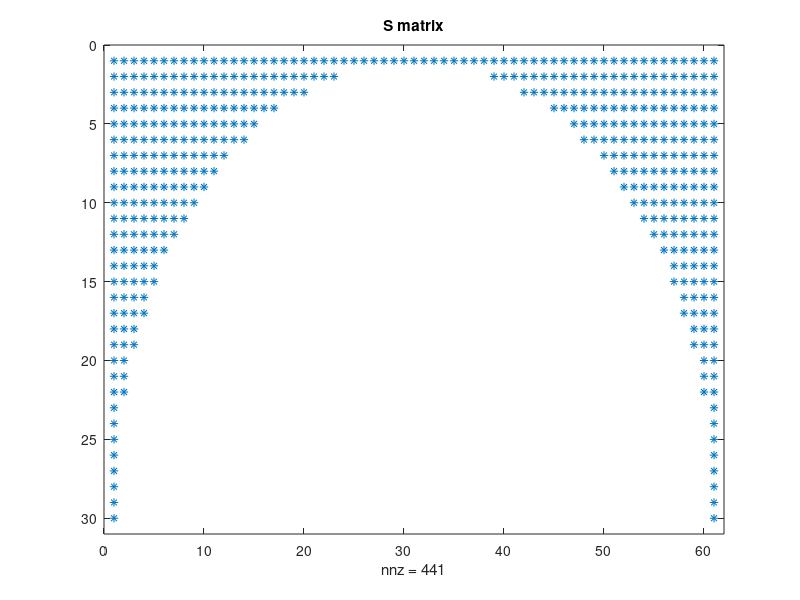
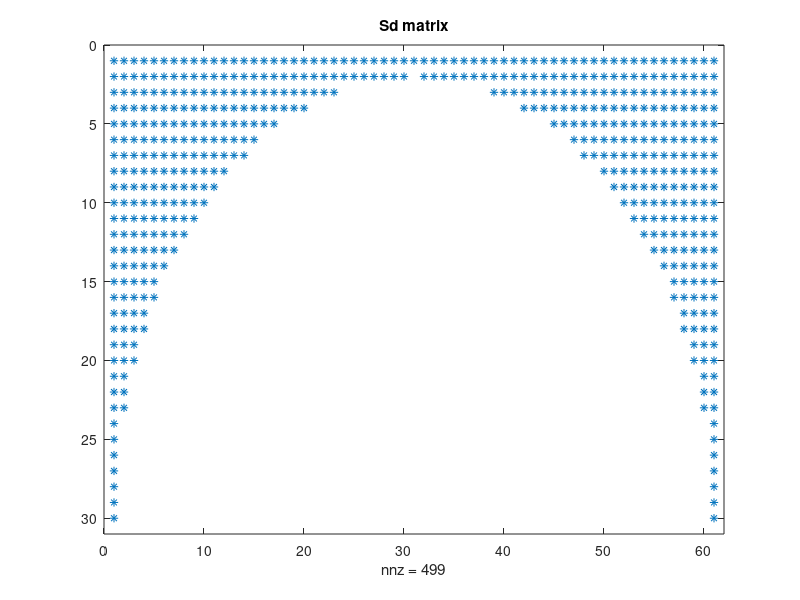
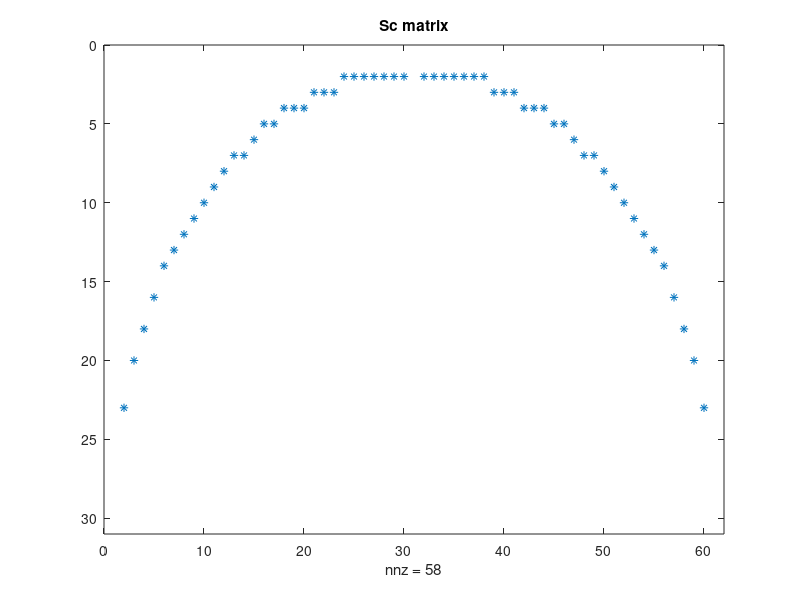

MATLAB code to generate these figures, in order: (Note: this script raises an error after producing the figures.)
%% Programme to solve for Stokes velocity profile in riblets
% Solve A*u = P
% S = riblets grid points
% P = pressure gradient
% A = Laplacian coefficients
% Sc = Sd - S = riblets surface grid points

clear
close all
tic

%% Input data
% Sides of the domain
ly = 0.5; 
lz = 1;

% Define grid sizes
ny = 30; % number of points y (wall-normal) domain is enclosed
nz_periodic = 60; % number of points in z as in a periodic domain
nz = nz_periodic+1; % number of points in z (spanwise)
dy = ly/(ny-1); % length of sub-intervals in y-axis
dz = lz/(nz-1); % length of sub-intervals in z-axis
z = linspace(0,lz,nz);
y = linspace(0,ly,ny);

dpdx = -1; % Pressure gradient
Sx = 0; % Shear at the top, could set to 1 (if normalised, always 1)

geometry = 2;
% 0 = parabola, 1 = triangle, 2 = semi-circle
% 3 = trapezium, 4 = blades, 5 = ellipse

savefile = 0;

%% Build S matrix - Grid Points of riblets
% S = 1 for points within and on boundary and = 0 elsewhere 
S = zeros(ny,nz);
if geometry == 0 % parabola
    parabola = (2*(z-lz/2)).^2;
    shape = 'parabola';
    for k = 1:nz
        for j = 1:ny
            if y(j)<=parabola(k)
                S(j,k) = 1;
            else
                S(j,k) = 0;
            end
        end
    end
end

if geometry == 1 % triangle
    shape = 'triangle';
    z = linspace(0,1,nz);
    triangle = (z-lz/2);%+1+0.5*z)+0.5*lz;
    triangle2 = -z+lz/2;
    % triangle = (2*z-lz/2);%+1+0.5*z)+0.5*lz;
    % triangle2 = -2*z+lz/2;
    for k = 1:nz
        for j = 1:ny
            if y(j)<=triangle(k) || y(j)<=triangle2(k)
                S(j,k) = 1;
            else
                S(j,k) = 0;
            end
        end
    end
end

if geometry == 2 % semi-circle
    circle = (-sqrt((lz/2)^2-(z-lz/2).^2))+ly;
    shape = 'circle';
    for k = 1:nz
        for j = 1:ny
            if y(j)<=circle(k)
                S(j,k) = 1;
            else
                S(j,k) = 0;
            end
        end
    end
end
figure
spy(S)
title('S matrix')

if geometry == 3 % trapezium
    shape='trapezium';
    z= linspace(0,1,nz);
    trapezium = (1.333*z-1.6667*lz/2);%+1+0.5*z)+0.5*lz;
    trapezium2 = (-1.333*z+lz/2);
    for k=1:nz
        for j=1:ny
            if y(j)<=trapezium(k) || y(j)<=trapezium2(k)
                S(j, k) = 1;
            else
                S(j, k) = 0;
            end
        end
    end
    S(1,:) = ones(1,nz);
end

%% Build Sd matrix
% Sd = 1 for points within and on boundary and = 0 elsewhere 
% riblets now bigger by d = max(dy,dz)
Sd = zeros(ny,nz);
if geometry == 0 % parabola
    z = linspace(0,1,nz);
    parabola_d = (2*(z-lz/2)).^2+dz;
    for k = 1:nz
        for j = 1:ny
            if y(j)<parabola_d(k)
                Sd(j,k) = 1;
            else
                Sd(j,k) = 0;
            end
        end
    end
end

if geometry == 1 % triangle
    z= linspace(0,1,nz);
    triangle = (z-lz/2)+dy;%+1+0.5*z)+0.5*lz;
    triangle2 = -z+lz/2+dy;
    for k = 1:nz
        for j = 1:ny
            if y(j)<triangle(k) || y(j)<triangle2(k)
                Sd(j,k) = 1;
            else
                Sd(j,k) = 0;
            end
        end
    end
end

if geometry == 2 % semi-circle
    z = linspace(0,1,nz);
    circle = (-sqrt((lz/2)^2-(z-lz/2).^2))+ly+dy;
    for k = 1:nz
        for j = 1:ny
            if y(j)<circle(k)
                Sd(j,k) = 1;
            else
                Sd(j,k) = 0;
            end
        end
    end
end

if geometry == 3 % trapezium
    z= linspace(0,1,nz);
    trapezium = (1.333*z-1.6667*lz/2+dy);%+1+0.5*z)+0.5*lz;
    trapezium2 = (-1.333*z+lz/2+dy);
    for k=1:nz
        for j=1:ny
            if y(j)<trapezium(k) || y(j)<trapezium2(k)
                Sd(j, k) = 1;
            else
                Sd(j, k) = 0;
            end
        end
    end
    Sd(1:2,:) = ones(2,nz);
end
figure
spy(Sd)
title('Sd matrix')

%% Build Sc matrix - curve of the boundary
Sc = Sd-S;
figure
spy(Sc)
title('Sc matrix')

%% Build P matrix - pressure gradient - RHS of Stokes
P = ones(ny*nz,1);
P = sparse(P);
P = P*dpdx;

%% Build A matrix 
beta = -2/(dy^2)-2/(dz^2); % coefficient of point p
alpha = 1/(dy^2); % coefficient of surrounding points
r1 = beta.*ones(ny,1);
r2 = alpha.*ones(ny-1,1);
r3 = alpha.*ones(1,1);
B = diag(r1,0) + diag(r2,1) + diag(r2,-1) + diag(r3,-ny+1) + diag(r3,ny-1);
B = sparse(B);
C = kron(eye(nz),B);
C = sparse(C);
gamma = 1/(dz^2);
r4 = gamma.*ones(ny*nz-ny,1);
r5 = gamma.*ones(ny,1);
D = diag(r4,-ny)+diag(r4,+ny)+diag(r5,-ny*nz+ny)+diag(r5,ny*nz-ny);
D = sparse(D);
A = C+D;
A = sparse(A);

%% Shear at the top condition
for k = 1:nz
    j = ny; % top of domain
    index = (k-1)*ny+j;
    A(index,:) = 0;
    A(index,index) = 1/dy^2; % should be dy, but P(index) changed as well
    if index~=1
        A(index,index-1) = -1/dy^2;
    end   
    P(index) = Sx/dy;
end

%% Solid condition - modify the A matrix
% Modify A and P matrix for points within and on the boundary of riblets
% Velocity inside riblets = 0
for j = 1:ny
    for k = 1:nz
        if S(j,k) == 1
            index = (k-1)*ny+j;
            A(index,:) = 0;
            A(index,index) = 1/dy^2;
            P(index) = 0;
        end
    end
end

%% Modify the A matrix - curve of the boundary
% Modification of the matrix A near the boundary of the solid
for j=1:ny
    for k=1:nz
        if Sc(j,k) == 1
            y0 = (j-ny)*dy;
            z0 = k*dz ;          
            my = abs(floor(log10(dy)));
            mz = abs(floor(log10(dz)));
            
        %ys: (j-+2,k);(j-+1,k);(j,k-+2);(j,k-+1) 
            ys=[y0-dy, y0, y0+dy];
            zs=[z0-dz, z0, z0+dz];  
            
            if geometry == 0 % parabola
                yp0 = (2*(z0-lz/2)).^2;
                zpPlus = sqrt(y0)/2+lz/2;
                zpMinus = -zpPlus;
            end
            
            if geometry == 1 % triangle
                if z0 <= lz/2
                    yp0 = z0 - lz/2;
                else
                    yp0 = -z0+lz/2;
                end
                zpPlus = lz/2 - y0;
                zpMinus = y0 + lz/2;
            end
            
            if geometry == 2 % semi-circle
                yp0=-(-sqrt((lz/2)^2-(z0-lz/2).^2))+ly;
                zpPlus=sqrt((lz/2)^2-(y0-ly).^2)+lz/2;
                zpMinus=-zpPlus;
            end
            
            if geometry == 3 % trapezium
                if z0 <= lz/2
                    yp0 =  (-1.333*z+lz/2);
                else
                    yp0 = (1.333*z-1.6667*lz/2);
                end
                zpPlus = (lz/2 - y0)/1.333;
                zpMinus = (1.6667*lz/2 - y0)/1.333;
                yp0 = -yp0;
            end
            
            % check closest distance in z direction               
            if abs(z0-zpPlus) < abs(z0 - zpMinus)
                zp0 = zpPlus;
            else
                zp0 = zpMinus;
            end
            
            % Modify ys: (j-+2,k),(j-+1,k),(j,k-+2),(j,k-+1)         
            deltay=round(abs(y0-yp0),10);
            deltays=y0-yp0;
            deltaz=round(abs(z0-zp0),10);
            deltazs=z0-zp0;
            
            if deltaz<dz
                if round(deltaz,mz+2)~=0
                    zs(2-sign(deltazs))=z0-sign(deltazs)*deltaz;
                end
            end           
            if deltay<dy
                if round(deltay,my+2)~=0 
                    ys(2-sign(deltays))=y0-sign(deltays)*deltay;                     
                end
            end 
            
            bj=zeros(1,3);
            bk=zeros(1,3);          
            bj(1)=2/((ys(2)-ys(1))*(ys(3)-ys(1)));
            bj(2)=-2/((ys(3)-ys(2))*(ys(2)-ys(1))); 
            bj(3)=2/((ys(3)-ys(2))*(ys(3)-ys(1)));
            bk(1)=2/((zs(2)-zs(1))*(zs(3)-zs(1)));
            bk(2)=-2/((zs(3)-zs(2))*(zs(2)-zs(1))); 
            bk(3)=2/((zs(3)-zs(2))*(zs(3)-zs(1)));  
            
            index =(k-1)*ny+j;
            A(index,index)= bj(2) + bk(2);        
            if abs(deltay)<dy           
                if j==1
                  A(index,index+ny-1)= bj(1);
                  A(index,index+1)= 0;
                  
                elseif j==ny
                  A(index,index-ny+1)= bj(3);
                  A(index,index-1)= 0;

                else
                  A(index,index-sign(deltays))=0;       
                  A(index,index+sign(deltays))= bj(2+sign(deltays));

                end
            end                      
            if abs(deltaz)<dz 
                if k==1
                  A(index,index+(nz-1)*ny)= bk(1);
                  A(index,index+ny)= bk(3);
                elseif k==nz
                  A(index,index-ny)= bk(3);
                  A(index,index-(nz-1)*ny)= bk(1);
                else
                  A(index,index-sign(deltazs)*ny)= bk(2-sign(deltazs));
                  A(index,index+sign(deltazs)*ny)= bk(2+sign(deltazs));
                end
            end
        end
    end
end
            
%% No slip at bottom condition
for k = 1:nz
    j = 1;
    index = (k-1)*ny+j ;
    A(index,:) = 0;
    A(index,index) = 1/dy^2;
    P(index)=0;
end

%% Solution
figure
spy(A)
u = reshape(mldivide(A,P),ny,nz);
Ub = mean(mean(u));
u_max = full(max(u(:)));
if dpdx == -1 && Sx == 0 && geometry == 2
    fprintf('4*u_max = %f\n', u_max*4)
else
    fprintf('u_max = %f\n', u_max)
end
% Lws=Ub/s;
figure
surfc(z,y,u)
% daspect([1 1 1])
% axis tight
% axis fill
% axis image
ylabel('y', 'FontSize', 18)
xlabel('z', 'FontSize', 18)
set(gca,'FontSize',18)
% us = [zeros(1,nz); u];
us = [u(:,end) u];

%% Analytical solution for semi-circlular riblets
% Used to validate results
za = linspace(0,lz,nz);
ya = linspace(0,ly,ny);
nu = 1;
R = lz/2;
index = logical(S);
for j=1:length(ya)
    for k=1:length(za)
        f(j,k)=0.25*(R^2-((ya(j)-ly)^2+(za(k)-lz/2)^2));
%         fr(j,k)=0.25*(R^2-((ya(j))^2+(za(k))^2));
    end
end
Ubmaen=mean(mean(f));
% Ubmaenr=mean(mean(fr));
ua=-1/nu*dpdx*f;
ua(index)=0;
umax=max(max(ua));
umaxmax=max(max(u));

%% Verify
for k = 1:nz
    Sxtot(k) = (u(ny,k)-u(ny-1,k))/dy;
end
Sxtotm = mean(Sxtot);

%% average in z
ums = mean(u(ny,:),2);
umsa = mean(ua(ny,:),2);

%% Error and Grid Independence
fint=f;
fint(index)=0;
integraly = dy*trapz(full(u));
integralz = dz*trapz(integraly) % integration in y and z
% f_integraly=dy*trapz(full(fint));
% f_integralz=dz*trapz(f_integraly)
% relError=abs((ums-umsa)/umax*100);
% relErrorint=abs((0.0122602323037932-integralz)/umax*100);
relErrorint = abs((0.0122602323037932-integralz)/0.0122602323037932*100);
relError = abs((ua-u)/umax*100);
points_y = ny;

if savefile == 1
    tit = ['No_points_' num2str(ny) '_Shape_' num2str(shape) '.mat'];
    save(tit,'points_y','relError', 'relErrorint', 'integralz');
end

toc
